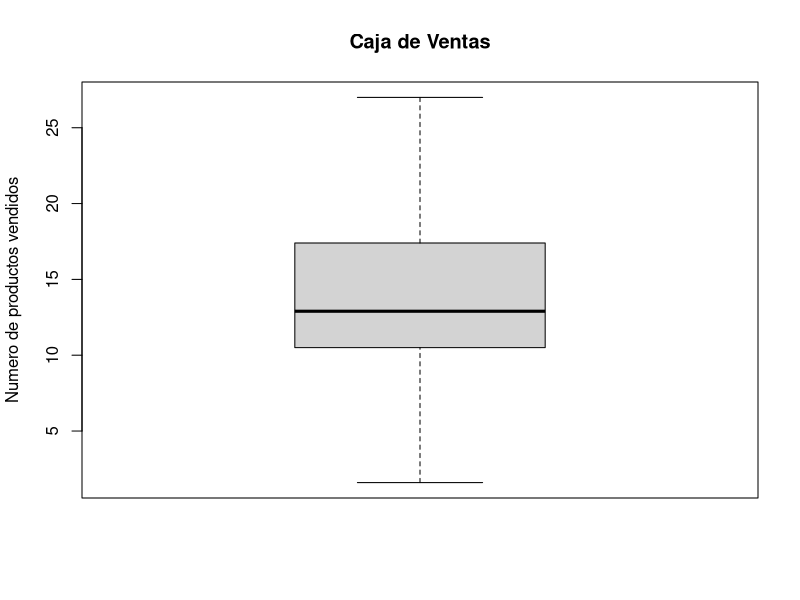

R code for this plot: (Note: this script raises an error after producing the figure.)
# Proyecto Final.
# Estudiantes:
# Miguel Colorado 14-10237
# Jose Barrera    15-10123
# Carlos Sivira   15-11377

####################################################################
# Carga el archivo del proyecto
sales_pre = read.table("datosproy.txt", header = TRUE)

####################################################################
# Limpieza de la data
sales = sales_pre[-c(23,67,122),]

####################################################################
# Pregunta 1
# Realice un analisis descriptivo y exploratorio de los datos. Incluya en 
# este analisis la matriz de correlacion.

summary(sales_pre)
summary(sales)

# Ventas
ventas = sales$ventas
summary(ventas)
sd(ventas)
boxplot(ventas,main="Caja de Ventas", ylab= "Numero de productos vendidos")

# Facebook
facebook = sales$facebook
summary(facebook)
sd(facebook)    
boxplot(facebook,main="Caja de Facebook", ylab= "Presupuesto")

# Periodico
periodico = sales$periodico
summary(periodico)
sd(periodico)
boxplot(periodico,main="Caja de Periodico", ylab= "Presupuesto")

# Instagram
instagram = sales$instagram
summary(instagram)
sd(instagram)
boxplot(instagram,main="Caja de Instagram", ylab= "Presupuesto")

# Tv
tv = sales$tv
summary(tv)
sd(tv)
boxplot(tv,main="Caja de Tv", ylab= "Presupuesto")

# Ebay
ebay = sales$ebay
summary(ebay)
sd(ebay)
boxplot(ebay,main="Caja de Ebay", ylab= "Presupuesto")

# Region
Region = sales$Region
summary(Region)
sd(Region)
boxplot(Region,main="Caja de Region", ylab= "Distribucion")

# Desviaciones estandar
sd = c(sd(ventas), sd(facebook), sd(periodico), sd(instagram), sd(tv), sd(ebay), sd(Region));
sd

# Medias
mn = c(mean(ventas), mean(facebook), mean(periodico), mean(instagram), mean(tv), mean(ebay), mean(Region));
mn

# Coeficientes de variacion
cof = sd / mn
cof

# Generacion del factor para la grafica
fc = c(replicate(length(sales$ventas),"ventas"), 
        replicate(length(sales$ventas),"facebook"), 
        replicate(length(sales$ventas),"periodico"), 
        replicate(length(sales$ventas),"instagram"), 
        replicate(length(sales$ventas),"tv"), 
        replicate(length(sales$ventas),"ebay"), 
        replicate(length(sales$ventas),"region"))
fct = factor(fc)
dt = c(ventas, facebook, periodico, instagram, tv, ebay, Region)

# Es generada la grafica de todas las variables
boxplot(dt~fct,main="Caja de datos",ylab="Valores", xlab = "Variables")

# Histogramas
hist(ventas,main="Histograma de Ventas",ylab="Frecuencia",xlab="Ventas")
hist(facebook,main="Histograma de Facebook",ylab="Frecuencia",xlab="Facebook")
hist(periodico,main="Histograma de Periodico",ylab="Frecuencia",xlab="Periodico")
hist(instagram,main="Histograma de Instagram",ylab="Frecuencia",xlab="Instagram")
hist(tv,main="Histograma de Tv",ylab="Frecuencia",xlab="Tv")
hist(ebay,main="Histograma de Ebay",ylab="Frecuencia",xlab="Ebay")
hist(Region,main="Histograma de Region",ylab="Frecuencia",xlab="Region")

# Matriz de Correlacion
variables_cuant = sales[1:7]
sales.cor = cor(variables_cuant)
sales.cor

####################################################################
# Pregunta 2
# Calcular el intervalo de confianza del 95% para las medias de ventas por 
# region. Discuta los resultados.

# Calculo del intervalo de confianza para la media de ventas en la region 1
sales_per_region = sales$ventas[sales$Region == 1]
t.test(sales_per_region, conf.level = 0.95)$conf.int

# Calculo del intervalo de confianza para la media de ventas en la region 2
sales_per_region = sales$ventas[sales$Region == 2]
t.test(sales_per_region, conf.level = 0.95)$conf.int

# Calculo del intervalo de confianza para la media de ventas en la region 3
sales_per_region = sales$ventas[sales$Region == 3]
t.test(sales_per_region, conf.level = 0.95)$conf.int

# Calculo del intervalo de confianza para la media de ventas en la region 4
sales_per_region = sales$ventas[sales$Region == 4]
t.test(sales_per_region, conf.level = 0.95)$conf.int

####################################################################
# Pregunta 3
# Encuentre el modelo de regresion simple que mejor se ajuste a
# los datos; realice las pruebas estadisticas que considere conveniente
# para justificar su respuesta, incluyendo un analisis de residuales.

# Facebook
ml1 = lm(sales$ventas ~ sales$facebook)
plot(sales$facebook, sales$ventas, main = "Ventas en funcion de la publicidad en Facebook", xlab = "Publicidad en Facebook", ylab = "Ventas")
abline(ml1)
summary(ml1)
plot(ml1, main = "Ventas ~ Facebook")

# Periodico
ml2 = lm(sales$ventas ~ sales$periodico)
plot(sales$periodico, sales$ventas, main = "Ventas en funcion de la publicidad en Periodico", xlab = "Publicidad en Periodico", ylab = "Ventas")
abline(ml2)
summary(ml2)
plot(ml2, main = "Ventas ~ Periodico")

# Instagram
ml3 = lm(sales$ventas ~ sales$instagram)
plot(sales$instagram, sales$ventas, main = "Ventas en funcion de la publicidad en Instagram", xlab = "Publicidad en Instagram", ylab = "Ventas")
abline(ml3)
summary(ml3)
plot(ml3, main = "Ventas ~ Instagram")

# Tv
ml4 = lm(sales$ventas ~ sales$tv)
plot(sales$tv, sales$ventas, main = "Ventas en funcion de la publicidad en TV", xlab = "Publicidad en Television", ylab = "Ventas")
abline(ml4)
summary(ml4)
plot(ml4, main = "Ventas ~ Tv")

# Ebay
ml5 = lm(sales$ventas ~ sales$ebay)
plot(sales$ebay, sales$ventas, main = "Ventas en funcion de la publicidad en Ebay", xlab = "Publicidad en Ebay", ylab = "Ventas")
abline(ml5)
summary(ml5)
plot(ml5, main = "Ventas ~ Ebay")

# Region
ml6 = lm(sales$ventas ~ sales$Region)
plot(sales$Region, sales$ventas, main = "Ventas en funcion de la Region", xlab = "Publicidad en FB", ylab = "Ventas")
abline(ml6)
summary(ml6)
plot(ml6, main = "Ventas ~ Region")

####################################################################
# Pregunta 4
# Consiga el modelo multiple mas apropiado. Realice, como en el inciso 3, 
# todas las pruebas estadisticas que considere conveniente para justificar 
# su respuesta, incluyendo un analisis de residuos. Considere un nivel del 5%

# Modelo multiple Y~facebook + periodico + instagram + tv + ebay + Region
mlm1 = lm(sales$ventas ~ sales$facebook + sales$periodico + sales$instagram + sales$tv + sales$ebay + sales$Region)
summary(mlm1)
plot(mlm1, main = "Modelo multiple Y~facebook + periodico + instagram + tv + ebay + Region")

# Modelo multiple Y~facebook + instagram + tv + ebay + Region
mlm2 = lm(sales$ventas ~ sales$facebook + sales$instagram + sales$tv + sales$ebay + sales$Region)
summary(mlm2)
plot(mlm2, main = "Modelo multiple Y~facebook + instagram + tv + ebay + Region")

# Modelo multiple Y~facebook + instagram + tv + Region
mlm3 = lm(sales$ventas ~ sales$facebook + sales$instagram + sales$tv + sales$Region)
summary(mlm3)
plot(mlm3, main = "Modelo multiple Y~facebook + instagram + tv + Region")

# Modelo multiple Y~facebook + instagram + Region
mlm4 = lm(sales$ventas ~ sales$facebook + sales$instagram + sales$Region)
summary(mlm4)
plot(mlm4, main = "Modelo multiple Y~facebook + instagram + Region")

# Mejor modelo conseguido. Presenta problemas en la normalidad de los residuales con datos atipicos
# Modelo multiple Y~facebook + instagram
mlm5 = lm(sales$ventas ~ sales$facebook + sales$instagram)
summary(mlm5)
predict(mlm5,sales,interval = "prediction")
plot(mlm5, main = "Modelo multiple Y~facebook + instagram")
boxplot(rstandard(mlm5), main = "Caja de residuales", ylab = "Residuales")
hist(rstandard(mlm5), main="Histograma de residuales",ylab="Frecuencia",xlab="Rango")

# Se eliminan los valores de la tabla que afectan la normalidad de los residuales
sales_mod = sales[-c(128, 124, 56, 6, 77, 3, 74, 25, 186, 176, 171, 167, 164, 156, 129, 130, 101, 35, 80, 163, 133),]

# Esta modificacion del modelo anterior mejora el modelo a costa de eliminar datos de la tabla
# Se aprecia que los residuales se encuentran bien distribuidos de forma normal
# Modelo multiple Y~facebook + instagram modificado
mlm6 = lm(sales_mod$ventas ~ sales_mod$facebook + sales_mod$instagram)
summary(mlm6)
predict(mlm6,sales_mod,interval = "prediction")
plot(mlm6, main = "Modelo multiple Y~facebook + instagram modificado")
boxplot(rstandard(mlm6), main = "Caja de residuales", ylab = "Residuales")
hist(rstandard(mlm6), main="Histograma de residuales",ylab="Frecuencia",xlab="Rango")

####################################################################
# Pregunta 5
# Estudios previos indican que las ventas en la region 1 muestran un 
# precio de 150 (millones), aunque estudios suponen que dicha cantidad 
# es superior a la mostrada por este analisis. Con un nivel de confianza 
# que usted considere necesario, realice un codigo en el software estadistico 
# R que muestre el resultado de dicho analisis. Analice los resultados y concluya.

# Se obtiene las ventas de la primera region
sales_per_region = sales$ventas[sales$Region == 1]

# Se define la hipotesis nula como m0 igual a 150
# La hipotesis alternativa sera que m0 es mayor a 150
m0 = 150

# Se obtiene el tamano de la muestra (grande 49>30)
n = length(sales_per_region)

# Se obtiene la media de la muestra
sample_mean = mean(sales_per_region)

# Se obtiene la media de la muestra
standard_deviation = sd(sales_per_region)

# Se calcula el estadistico Z por tratarse de una muestra grande
z = ((sample_mean - m0) / (standard_deviation / sqrt(n)))
z

# Se obtiene el p-valor asociado a Z
p_value = pnorm(z, lower.tail=FALSE)
p_value

# Se realiza el estudio de las las hipotesis propuestas
t.test(sales_per_region, alternative = "greater", mu = 150, conf.level = 0.95)

# Seccion de observacion en el informe
# Estudio de la prueba de hipotesis para cola inferior
z = ((sample_mean - m0) / (standard_deviation / sqrt(n)))
z

# Se obtiene el p-valor asociado a Z
p_value = pnorm(z, lower.tail=TRUE)
p_value

# Se realiza el estudio de las las hipotesis propuestas
t.test(sales_per_region, alternative = "less", mu = 15, conf.level = 0.95)

####################################################################
# Pregunta 6
# Para el modelo de regresion lineal simple obtenido en el
# inciso 3, realice la prediccion correspondiente para 5 ventas
# que se anexan a la muestra, los datos se presentan en el Cuadro 1.
# Grafique los intervalos de prediccion y de confianza
# respectivamente. Realice el anolisis respectivo.

# El mejor modelo fue modeloFacebook o ml1, entonces se utilizara este
# para predecir las ventas.
modeloFacebook = lm(ventas~facebook)

nuevosPresupuestos = data.frame(facebook=c(300, 320, 338, 350, 400))

# Se grafica el modelo y las bandas de confianza/prediccion
plot(facebook, ventas, main="Intervalos para el modelo ventas~facebook", xlab = "Presupuesto asignado a Facebook")
abline(modeloFacebook)

# Prediccion para el nuevo presupuesto asignado a publicidad
(predict(modeloFacebook, nuevosPresupuestos, interval = 'predict'))

# Se generan puntos para las bandas
sequence = data.frame(facebook = seq(min(facebook), max(facebook), 1))

# Intervalo de prediccion
predicFacebook = predict(modeloFacebook, sequence, interval = "prediction")
lines(sequence$facebook, predicFacebook[,2], lty = 2, col = "red")
lines(sequence$facebook, predicFacebook[,3], lty = 2, col = "red")

# Intervalo de confianza para el 95%
confFacebook = predict(modeloFacebook, sequence, interval = "confidence")
lines(sequence$facebook, confFacebook[,2], lty = 2, col = "blue")
lines(sequence$facebook, confFacebook[,3], lty = 2, col = "blue")

# Se agrega una leyenda
legend("topleft", legend=c("Interv. Prediccion", "Interv. Confianza para 95%"),
       col=c("red", "blue"), lty=2:2, cex=0.8)

####################################################################
# Pregunta 7
# Existe suficiente evidencia que permita concluir que las ventas media 
# de las variables de estudio difieren con respecto a las regiones. Use 
# el procedimiento de analisis de varianza para un diseno de un factor.
# Que concluiria usted con un nivel de significancia alpha = 0.03

# H0: Las medias de ventas entre las regiones son iguales
dat=sales$ventas
fact=factor(sales$Region)
tapply(dat,fact,mean)
boxplot(dat~fact, main = "Caja de regiones", xlab = "Regiones", ylab= "Ventas")

# Se observa que los valores de Q2 son cercanos entre si, 
# de manera que las medias de cada region se encuentran dentro del 
# rango intercuartil resto de las regiones, los cuales son similares entre si.
mod.lm=lm(dat~fact)
anova(mod.lm)

# Como pvalor>0.03 no podemos rechazar la hipotesis nula. Entonces no hay 
# suficiente evidencia para concluir que que las ventas medias de las 
# variables de estudio difieren con especto a las regiones.
